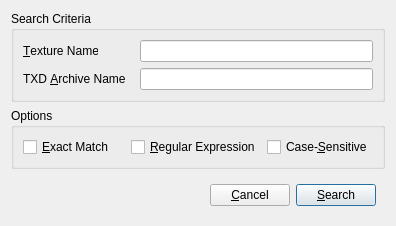
<?xml version="1.0" encoding="UTF-8"?>
<ui version="4.0">
 <class>TextureSearchDialog</class>
 <widget class="QDialog" name="TextureSearchDialog">
  <property name="geometry">
   <rect>
    <x>0</x>
    <y>0</y>
    <width>396</width>
    <height>202</height>
   </rect>
  </property>
  <property name="sizePolicy">
   <sizepolicy hsizetype="Preferred" vsizetype="Minimum">
    <horstretch>0</horstretch>
    <verstretch>0</verstretch>
   </sizepolicy>
  </property>
  <property name="windowTitle">
   <string>Search Texture</string>
  </property>
  <property name="sizeGripEnabled">
   <bool>false</bool>
  </property>
  <layout class="QVBoxLayout" name="verticalLayout">
   <item>
    <widget class="QGroupBox" name="groupBox">
     <property name="sizePolicy">
      <sizepolicy hsizetype="Minimum" vsizetype="Minimum">
       <horstretch>0</horstretch>
       <verstretch>0</verstretch>
      </sizepolicy>
     </property>
     <property name="title">
      <string>Search Criteria</string>
     </property>
     <layout class="QFormLayout" name="formLayout">
      <property name="horizontalSpacing">
       <number>15</number>
      </property>
      <item row="0" column="0">
       <widget class="QLabel" name="label">
        <property name="text">
         <string>&amp;Texture Name</string>
        </property>
        <property name="buddy">
         <cstring>nameField</cstring>
        </property>
       </widget>
      </item>
      <item row="0" column="1">
       <widget class="QLineEdit" name="nameField"/>
      </item>
      <item row="1" column="0">
       <widget class="QLabel" name="label_2">
        <property name="text">
         <string>TXD &amp;Archive Name</string>
        </property>
        <property name="buddy">
         <cstring>txdField</cstring>
        </property>
       </widget>
      </item>
      <item row="1" column="1">
       <widget class="QLineEdit" name="txdField"/>
      </item>
     </layout>
    </widget>
   </item>
   <item>
    <widget class="QGroupBox" name="groupBox_2">
     <property name="sizePolicy">
      <sizepolicy hsizetype="Minimum" vsizetype="Minimum">
       <horstretch>0</horstretch>
       <verstretch>0</verstretch>
      </sizepolicy>
     </property>
     <property name="title">
      <string>Options</string>
     </property>
     <layout class="QHBoxLayout" name="horizontalLayout">
      <item>
       <widget class="QCheckBox" name="exactBox">
        <property name="text">
         <string>&amp;Exact Match</string>
        </property>
       </widget>
      </item>
      <item>
       <widget class="QCheckBox" name="regexBox">
        <property name="text">
         <string>&amp;Regular Expression</string>
        </property>
       </widget>
      </item>
      <item>
       <widget class="QCheckBox" name="caseBox">
        <property name="text">
         <string>Case-&amp;Sensitive</string>
        </property>
       </widget>
      </item>
     </layout>
    </widget>
   </item>
   <item>
    <widget class="QWidget" name="widget" native="true">
     <layout class="QHBoxLayout" name="horizontalLayout_2">
      <item>
       <spacer name="horizontalSpacer">
        <property name="orientation">
         <enum>Qt::Horizontal</enum>
        </property>
        <property name="sizeHint" stdset="0">
         <size>
          <width>40</width>
          <height>20</height>
         </size>
        </property>
       </spacer>
      </item>
      <item>
       <widget class="QPushButton" name="cancelButton">
        <property name="text">
         <string>&amp;Cancel</string>
        </property>
       </widget>
      </item>
      <item>
       <widget class="QPushButton" name="searchButton">
        <property name="text">
         <string>&amp;Search</string>
        </property>
        <property name="default">
         <bool>true</bool>
        </property>
       </widget>
      </item>
     </layout>
    </widget>
   </item>
  </layout>
 </widget>
 <resources/>
 <connections/>
</ui>
